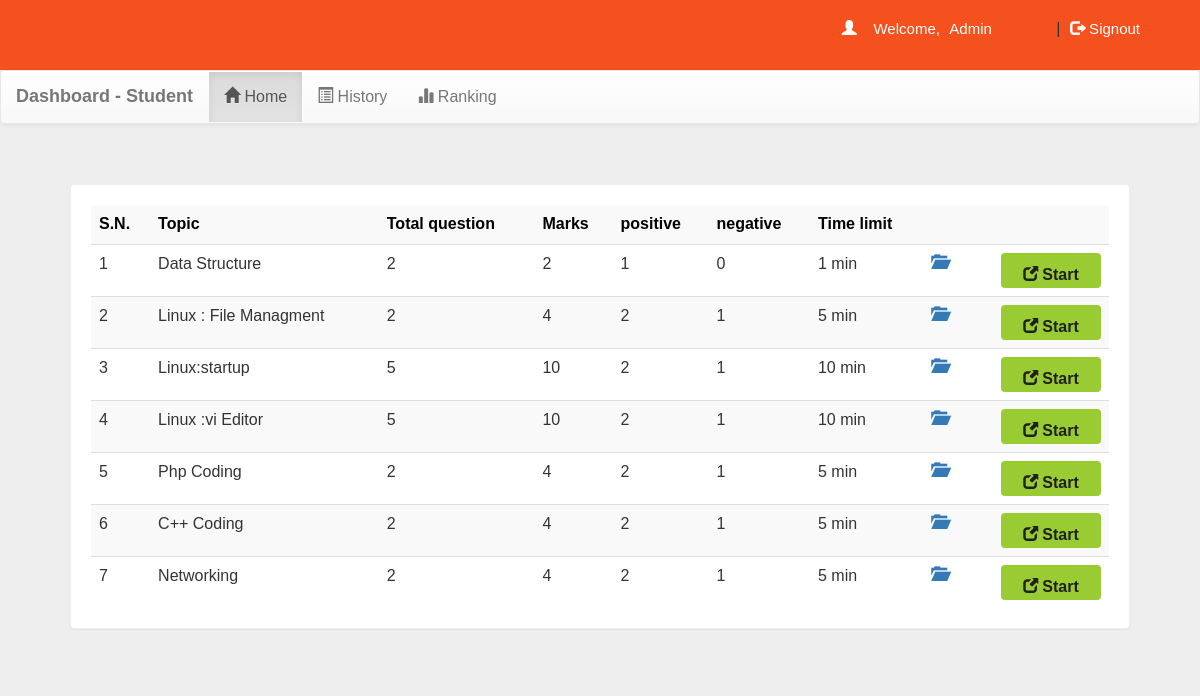
The page /account.php?q=1 (signed in) on the database its author committed.
### tables this page shows
CREATE TABLE `quiz` (
  `eid` text NOT NULL,
  `title` varchar(100) NOT NULL,
  `sahi` int(11) NOT NULL,
  `wrong` int(11) NOT NULL,
  `total` int(11) NOT NULL,
  `time` bigint(20) NOT NULL,
  `intro` text NOT NULL,
  `tag` varchar(100) NOT NULL,
  `date` timestamp NOT NULL DEFAULT CURRENT_TIMESTAMP ON UPDATE CURRENT_TIMESTAMP,
  `email` varchar(50) DEFAULT NULL
);

### account.php (the view, shortened to what this page needs)
<!DOCTYPE html PUBLIC "-//W3C//DTD XHTML 1.0 Transitional//EN" "http://www.w3.org/TR/xhtml1/DTD/xhtml1-transitional.dtd">
<html xmlns="http://www.w3.org/1999/xhtml">
<head>
<link  rel="stylesheet" href="css/bootstrap.min.css"/>
 <link  rel="stylesheet" href="css/bootstrap-theme.min.css"/>
 <link rel="stylesheet" href="css/main.css">
 <link  rel="stylesheet" href="css/font.css">
</head>
<body>
<div class="header">
<div class="row" style="background-color:#f4511e;">
<div class="col-md-4 col-md-offset-2">
 <?php
 include_once 'dbConnection.php';
  if(!(isset($_SESSION['email']))){
header("location:index.php");
}
else
{
$name = $_SESSION['name'];
$email=$_SESSION['email'];
echo '<span class="pull-right top title1" ><span class="log1"><span class="glyphicon glyphicon-user" aria-hidden="true"></span>&nbsp;&nbsp;&nbsp;&nbsp;Welcome,</span> <a href="account.php?q=1" class="log log1">'.$name.'</a>&nbsp;|&nbsp;<a href="logout.php?q=account.php" class="log"><span class="glyphicon glyphicon-log-out" aria-hidden="true"></span>&nbsp;Signout</button></a></span>';
}?>
</div>
</div></div>
<div class="bg">
<nav class="navbar navbar-default title1">
  <div class="container-fluid">
    <div class="navbar-header">
      <a class="navbar-brand" href="account.php?q=1"><b>Dashboard - Student</b></a>
    </div>
    <div class="collapse navbar-collapse" id="bs-example-navbar-collapse-1">
      <ul class="nav navbar-nav navbar left">
        <li <?php if(@$_GET['q']==1) echo'class="active"'; ?> ><a href="account.php?q=1"><span class="glyphicon glyphicon-home" aria-hidden="true"></span>&nbsp;Home<span class="sr-only">(current)</span></a></li>
        <li <?php if(@$_GET['q']==2) echo'class="active"'; ?>><a href="account.php?q=2"><span class="glyphicon glyphicon-list-alt" aria-hidden="true"></span>&nbsp;History</a></li>
    <li <?php if(@$_GET['q']==3) echo'class="active"'; ?>><a href="account.php?q=3"><span class="glyphicon glyphicon-stats" aria-hidden="true"></span>&nbsp;Ranking</a></li>
  </ul>
      </div>
  </div>
</nav>
<div class="container">
<div class="row">
<div class="col-md-12">
<?php if(@$_GET['q']==1) {
$result = mysqli_query($con,"SELECT * FROM quiz ORDER BY date DESC") or die('Error');
echo  '<div class="panel"><table class="table table-striped title1">
<tr style="color:black"><td><b>S.N.</b></td><td><b>Topic</b></td><td><b>Total question</b></td><td><b>Marks</b></td><td><b>positive</b></td><td><b>negative</b></td><td><b>Time limit</b></td><td></td><td></td></tr>';
$c=1;
while($row = mysqli_fetch_array($result)) {
  $title = $row['title'];
  $total = $row['total'];
  $sahi = $row['sahi'];
  $wrong = $row['wrong'];
    $time = $row['time'];
  $eid = $row['eid'];
$q12=mysqli_query($con,"SELECT score FROM history WHERE eid='$eid' AND email='$email'" )or die('Error98');
$rowcount=mysqli_num_rows($q12);
if($rowcount == 0){
  echo '<tr><td>'.$c++.'</td><td>'.$title.'</td><td>'.$total.'</td><td>'.$sahi*$total.'</td><td>'.$sahi.'</td><td>'.$wrong.'</td><td>'.$time.'&nbsp;min</td>
  <td><a title="Open quiz description" href="account.php?q=1&fid='.$eid.'"><b><span class="glyphicon glyphicon-folder-open" aria-hidden="true"></span></b></a></td>
  <td><b><a href="account.php?q=quiz&step=2&eid='.$eid.'&n=1&t='.$total.'" class="pull-right btn sub1" style="margin:0px;background:#99cc32"><span class="glyphicon glyphicon-new-window" aria-hidden="true"></span>&nbsp;<span class="title1"><b>Start</b></span></a></b></td></tr>';
}
else
{
echo '<tr style="color:#99cc32"><td>'.$c++.'</td><td>'.$title.'&nbsp;<span title="This quiz is already solve by you" class="glyphicon glyphicon-ok" aria-hidden="true"></span></td><td>'.$total.'</td><td>'.$sahi*$total.'</td><td>'.$sahi.'</td><td>'.$wrong.'</td><td>'.$time.'&nbsp;min</td>
  </tr>';
}
}
echo '</table></div>';
}?>
</div></div></div></div>
</body>
</html>

### css/main.css (style rules this page uses)
body { overflow-x:hidden; width:100%; font-size: 12px !important; font-family: Montserrat, sans-serif; background:#eee; min-height:550px; background-attachment:fixed; }
.bg { min-height:540px; }
.panel { border-color:#eee; margin:40px; padding:20px; font: 15px "Century Gothic", "Times Roman", sans-serif; }
.header { background:#f4511e; height:70px; }
.title1 { font: 16px "Century Gothic", "Times Roman", sans-serif; }
.sub1 { width:90px; color:#202020; background:orange; font-size:15px; height:35px; margin:20px; padding:10px; width:100px; }
.top { margin-top:20px; }
.log1 { font: 15px 'Montserrat', sans-serif; color:#fff; margin-left:10px; }
.log { margin:10px; margin-right:60px; margin-left:5px; color:#fff; text-decoration:none; font-size:20px; font-size:15px; }

### rows shown on the page
quiz: title "Data Structure", total "2", $sahi*$total "2", sahi "1", wrong "0", time "1"
quiz: title "Linux : File Managment", total "2", $sahi*$total "4", sahi "2", wrong "1", time "5"
quiz: title "Linux:startup", total "5", $sahi*$total "10", sahi "2", wrong "1", time "10"
quiz: title "Linux :vi Editor", total "5", $sahi*$total "10", sahi "2", wrong "1", time "10"
quiz: title "Php Coding", total "2", $sahi*$total "4", sahi "2", wrong "1", time "5"
quiz: title "C++ Coding", total "2", $sahi*$total "4", sahi "2", wrong "1", time "5"
quiz: title "Networking", total "2", $sahi*$total "4", sahi "2", wrong "1", time "5"

### other values the page prints
$name "Admin"
